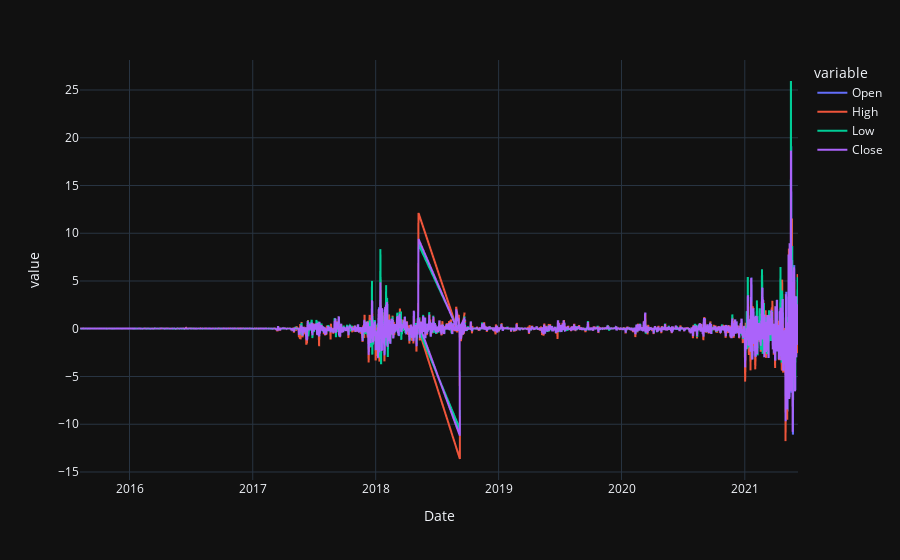

Notebook cell for this chart:
### Code cell
px.line(scaled_df)

### Figure 1 — Plotly figure (JSON) as saved in the notebook; plotly's stock layout.template omitted (floating-point values rounded to 4 significant figures; data arrays with more than 128 entries replaced by an {"elided": "..."} marker saying what was removed)
{"data": [{"hovertemplate": "variable=Open<br>Date=%{x}<br>value=%{y}<extra></extra>", "legendgroup": "Open", "line": {"color": "#636efa", "dash": "solid"}, "mode": "lines", "name": "Open", "showlegend": true, "type": "scattergl", "x": {"elided": "2133 str values"}, "xaxis": "x", "y": {"elided": "2133 float values"}, "yaxis": "y"}, {"hovertemplate": "variable=High<br>Date=%{x}<br>value=%{y}<extra></extra>", "legendgroup": "High", "line": {"color": "#EF553B", "dash": "solid"}, "mode": "lines", "name": "High", "showlegend": true, "type": "scattergl", "x": {"elided": "2133 str values"}, "xaxis": "x", "y": {"elided": "2133 float values"}, "yaxis": "y"}, {"hovertemplate": "variable=Low<br>Date=%{x}<br>value=%{y}<extra></extra>", "legendgroup": "Low", "line": {"color": "#00cc96", "dash": "solid"}, "mode": "lines", "name": "Low", "showlegend": true, "type": "scattergl", "x": {"elided": "2133 str values"}, "xaxis": "x", "y": {"elided": "2133 float values"}, "yaxis": "y"}, {"hovertemplate": "variable=Close<br>Date=%{x}<br>value=%{y}<extra></extra>", "legendgroup": "Close", "line": {"color": "#ab63fa", "dash": "solid"}, "mode": "lines", "name": "Close", "showlegend": true, "type": "scattergl", "x": {"elided": "2133 str values"}, "xaxis": "x", "y": {"elided": "2133 float values"}, "yaxis": "y"}], "layout": {"legend": {"title": {"text": "variable"}, "tracegroupgap": 0}, "margin": {"t": 60}, "xaxis": {"anchor": "y", "domain": [0, 1], "title": {"text": "Date"}}, "yaxis": {"anchor": "x", "domain": [0, 1], "title": {"text": "value"}}}}
